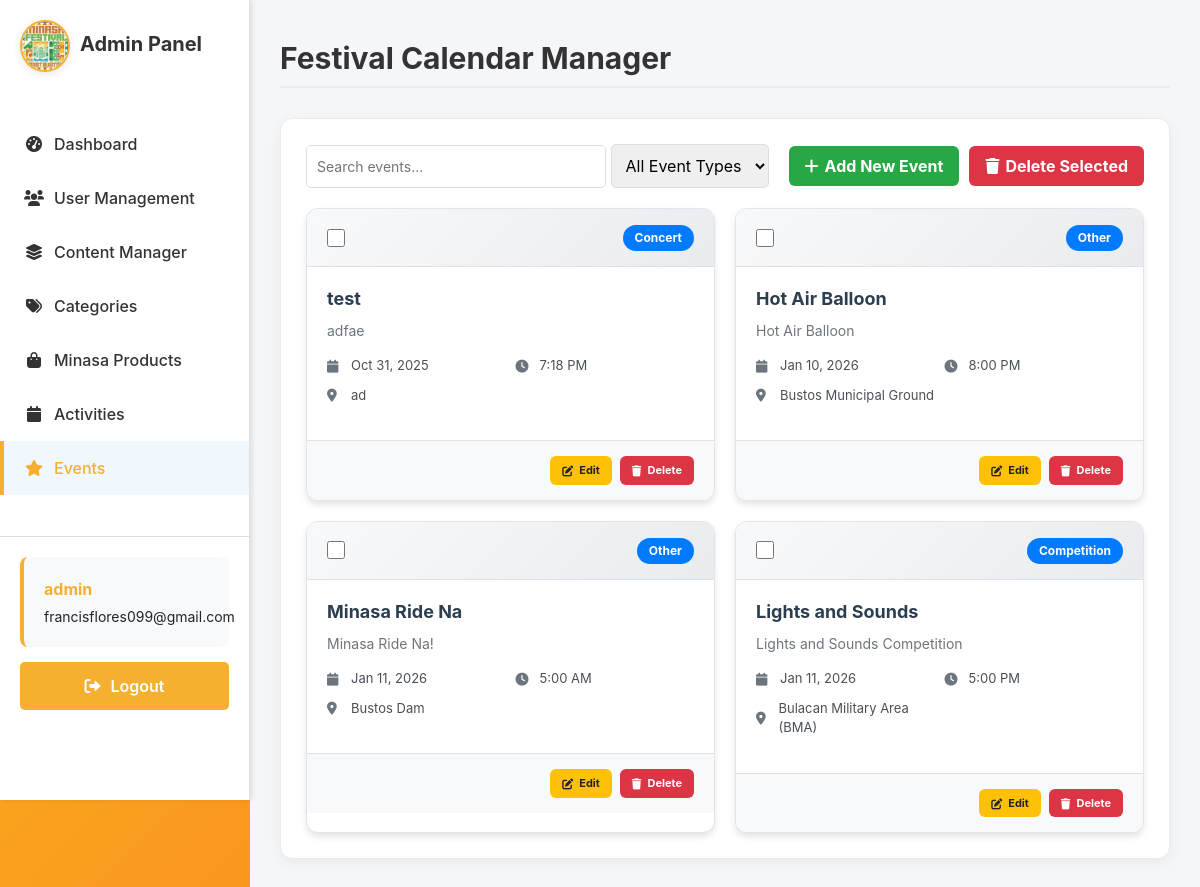
Screenshot of /adminpage/festival-calendar/ (signed in) with the database file from the repository.
### sections/models.py (models this page shows, shortened)
class FestivalEvent(models.Model):
    EVENT_TYPES = [
        ('Parade', 'Parade'),
        ('Competition', 'Competition'),
        ('Concert', 'Concert'),
        ('Exhibit', 'Exhibit'),
        ('Trade Fair', 'Trade Fair'),
        ('Religious', 'Religious'),
        ('Other', 'Other'),
    ]
    name = models.CharField(max_length=200)
    event_type = models.CharField(max_length=50, choices=EVENT_TYPES, default='Other')
    description = models.TextField()
    date = models.DateField()
    time = models.TimeField(blank=True, null=True)
    location = models.CharField(max_length=200, blank=True, null=True)
    map_link = models.URLField(blank=True, null=True)
    image = models.ImageField(upload_to='festival_events/', blank=True, null=True)

### sections/views.py (the view, shortened to what this page needs)
# urls.py: path('adminpage/festival-calendar/', views.adminpage_festival_calendar, name='adminpage-festival-calendar'),
@login_required
def adminpage_festival_calendar(request):
    if request.user.username == 'admin' or request.user.is_superuser:
        events = FestivalEvent.objects.all().order_by('date', 'time')
        total_events = events.count()
        parade_events = events.filter(event_type='Parade').count()
        competition_events = events.filter(event_type='Competition').count()
        other_events = events.filter(event_type='Other').count()
        context = {
            'events': events,
            'total_events': total_events,
            'parade_events': parade_events,
            'competition_events': competition_events,
            'other_events': other_events,
        }
        return render(request, 'adminpage/adminpage-festival-calendar.html', context)
    else:
        return redirect('home')

### sections/templates/adminpage/adminpage-festival-calendar.html (shortened to what this page needs)
{% extends "users/base.html" %}
{% load static %}
{% block content %}
<link rel="stylesheet" href="{% static 'css/adminside.css' %}">
<div class="admin-sidebar">
    <div class="sidebar-header">
        <div class="logo-container">
            <img src="/media/images/logo.png" alt="Minasa Festival Logo" style="max-width: 80px; height: auto;" />
        </div>
        <h2>Admin Panel</h2>
    </div>
    <ul class="admin-nav">
        <li><a href="{% url 'adminpage-admin-dashboard' %}"href="{% url 'adminpage-admin-dashboard' %}"><i class="fas fa-tachometer-alt"></i> Dashboard</a></li>
        <li><a href="{% url 'adminpage-user-management' %}"><i class="fas fa-users"></i> User Management</a></li>
        <li><a href="{% url 'adminpage-content-manager' %}"><i class="fas fa-layer-group"></i> Content Manager</a></li>
        <li><a href="{% url 'adminpage-category-manager' %}"><i class="fas fa-tags"></i> Categories</a></li>
        <li><a href="{% url 'adminpage-minasa-products' %}"><i class="fas fa-shopping-bag"></i> Minasa Products</a></li>
        <li><a href="{% url 'adminpage-activities' %}"><i class="fas fa-calendar"></i> Activities</a></li>
        <li><a href="#" class="active"><i class="fas fa-star"></i> Events</a></li>
    </ul>
    <div class="admin-actions">
        <div class="admin-user-info">
            <p><strong>{{ user.username }}</strong></p>
            <p>{{ user.email|default:"No email" }}</p>
        </div>
        <form method="post" action="{% url 'logout' %}">
            <button type="submit" class="btn-logout"><i class="fas fa-sign-out-alt"></i> Logout</button>
        </form>
    </div>
</div>
<div class="admin-content">
    <div class="admin-header">
        <h1>Festival Calendar Manager</h1>
    </div>
    <div class="admin-panels">
        <section class="panel">
            <div class="filter-section">
                <div class="search-box">
                    <input type="text" id="searchEvents" placeholder="Search events..." style="padding: 10px; width: 300px; border: 1px solid #ddd; border-radius: 5px;">
                    <select id="eventTypeFilter" style="padding: 10px; border: 1px solid #ddd; border-radius: 5px; min-width: 150px;">
                        <option value="">All Event Types</option>
                    </select>
            </div>
                <div style="margin-left: auto; display: flex; gap: 10px;">
                    <button class="btn btn-success" onclick="openAddModal()" style="font-size: 16px;"   >
                        <i class="fas fa-plus"></i> Add New Event
                    </button>
                    <button class="btn btn-danger" onclick="deleteSelected()" style="font-size: 16px;"   >
                        <i class="fas fa-trash"></i> Delete Selected
                    </button>
                </div>
            </div>
            <div class="card-grid" id="eventsGrid">
                {% for event in events %}
                <div class="event-card"
                    data-event-id="{{ event.id }}"
                    data-event-name="{{ event.name }}"
                    data-event-type="{{ event.event_type }}"
                    data-event-description="{{ event.description|default:'' }}"
                    data-event-date="{{ event.date|date:'Y-m-d' }}"
                    data-event-time="{{ event.time|time:'H:i' }}"
                    data-event-location="{{ event.location|default:'' }}"
                    data-event-map="{{ event.map_link|default:'' }}"
                    data-event-image="{% if event.image %}{{ event.image.url }}{% else %}{{ MEDIA_URL }}images/default-event.png{% endif %}">
                    <div class="card-header">
                        <div class="card-checkbox">
                            <input type="checkbox" name="selected_events" value="{{ event.id }}">
                        </div>
                        <div class="card-category">
                            <span class="event-type">{{ event.event_type }}</span>
                        </div>
                    </div>
                    <div class="card-body">
                        <h3 class="card-title">{{ event.name }}</h3>
                        <p class="card-description">{{ event.description|default:"No description" }}</p>
                        <div class="event-details">
                            <div class="event-detail">
                                <i class="fas fa-calendar"></i>
                                <span>{{ event.date|date:"M d, Y" }}</span>
                            </div>
                            {% if event.time %}
                            <div class="event-detail">
                                <i class="fas fa-clock"></i>
                                <span>{{ event.time|time:"g:i A" }}</span>
                            </div>
                            {% endif %}
                            {% if event.location %}
                            <div class="event-detail">
                                <i class="fas fa-map-marker-alt"></i>
                                <span>{{ event.location }}</span>
                            </div>
                            {% endif %}
                        </div>
                    </div>
                    <div class="card-footer">
                        <div class="action-buttons">
                            <button class="btn btn-warning btn-sm" onclick="editEvent({{ event.id }})">
                                <i class="fas fa-edit"></i> Edit
                            </button>
                            <button class="btn btn-danger btn-sm" onclick="deleteEvent({{ event.id }})">
                                <i class="fas fa-trash"></i> Delete
                            </button>
                        </div>
                    </div>
                </div>
                {% endfor %}
            </div>
        </section>
    </div>
</div>
{% endblock %}

### minasaelearning/static/css/auth.css (style rules this page uses)
body { background: linear-gradient(135deg, #fbbf24 0%, #f97316 100%); min-height: 100vh; display: flex; align-items: center; justify-content: center; padding: 1rem; background-attachment: fixed; font-family: -apple-system, BlinkMacSystemFont, 'Segoe UI', Roboto, Oxygen, Ubuntu, Cantarell, sans-serif; }
.btn { padding: 0.5rem 1rem; border: none; border-radius: 4px; cursor: pointer; font-weight: 500; }

### minasaelearning/static/css/adminside.css (style rules this page uses)
.admin-sidebar { width: 250px; background-color: #fff; height: 100vh; position: fixed; left: 0; top: 0; padding: 20px 0; display: flex; flex-direction: column; border-right: 1px solid #e0e0e0; box-shadow: 2px 0 5px rgba(0,0,0,0.1); z-index: 900; }
.sidebar-header { padding: 0 20px; margin-bottom: 30px; display: flex; align-items: center; }
.sidebar-header img { width: 50px; height: 50px; margin-right: 10px; border-radius: 50%; border: 2px solid #f5b031; object-fit: cover; }
.sidebar-header h2 { color: #f5b031; font-size: 20px; margin: 0; font-weight: 700; margin: 0 0 20px 0; color: #333; }
.admin-nav { list-style: none; padding: 0; margin: 0; flex-grow: 1; }
.admin-nav li { padding: 0; }
.admin-nav a { display: flex; align-items: center; padding: 15px 20px; color: #333; text-decoration: none; transition: background-color 0.3s, color 0.3s; border-left: 4px solid transparent; font-weight: 500; }
.admin-nav a:hover, .admin-nav a.active { background-color: #f0f7fd; color: #f5b031; border-left: 4px solid #f5b031; }
.admin-nav i { margin-right: 10px; width: 20px; text-align: center; }
.admin-actions { margin-top: auto; margin-bottom: 50px; padding: 20px; border-top: 1px solid #e0e0e0; }
.btn-logout { display: flex; align-items: center; justify-content: center; padding: 12px 20px; color: #fff; text-decoration: none; background-color: #f5b031; border: none; border-radius: 5px; font-weight: 600; transition: background-color 0.3s; cursor: pointer; width: 100%; }
.btn-logout i { margin-right: 10px; }
.admin-content { margin-left: 250px; padding: 30px; width: calc(100% - 250px); background-color: #f4f6f9; min-height: 100vh; box-sizing: border-box; }
.admin-content h1 { color: #333; margin-bottom: 30px; margin-top: 10px; font-size: 30px; font-weight: 700; border-bottom: 2px solid #eee; padding-bottom: 10px; }
.admin-panels { margin-top: 30px; }
.panel { background: #ffffff; padding: 25px; border-radius: 12px; box-shadow: 0 4px 15px rgba(0, 0, 0, 0.05); border: 1px solid #e9ecef; margin-bottom: 30px; }
.admin-user-info { padding: 15px 20px; margin-bottom: 15px; background-color: #f8f9fa; border-radius: 8px; border-left: 4px solid #f5b031; }
.admin-user-info p { margin: 5px 0; font-size: 14px; }
.admin-user-info p strong { color: #f5b031; font-size: 16px; }

### rows the page displays
FestivalEvent: event_type "Concert", name "test", description "adfae", date "Oct 31, 2025", time "7:18 PM", location "ad"
FestivalEvent: event_type "Other", name "Hot Air Balloon", description "Hot Air Balloon", date "Jan 10, 2026", time "8:00 PM", location "Bustos Municipal Ground"
FestivalEvent: event_type "Other", name "Minasa Ride Na", description "Minasa Ride Na!", date "Jan 11, 2026", time "5:00 AM", location "Bustos Dam"
FestivalEvent: event_type "Competition", name "Lights and Sounds", description "Lights and Sounds Competition", date "Jan 11, 2026", time "5:00 PM", location "Bulacan Military Area (BMA)"

### other values shown
{{ user.username }} "admin"
{{ user.email|default:"No email" }} "francisflores099@gmail.com"
